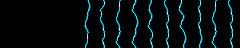

Rendered tile map (Tiled .tmx) drawn with the repository's tilesets; below, a short description and the full map source, tile grids included:
An orthogonal 15x3 tile map with 16x16 px tiles, 1 tile layer (Tile Layer 1).

<map version="1.10" tiledversion="1.10.2" orientation="orthogonal" renderorder="right-down" width="15" height="3" tilewidth="16" tileheight="16" infinite="0" nextlayerid="2" nextobjectid="1">
 <tileset firstgid="1" source="Tileset.tsx" />
 <layer id="1" name="Tile Layer 1" width="15" height="3">
  <data encoding="csv">
1,1,1,1,1,273,274,275,276,293,294,295,296,275,294,
1,1,1,1,1,293,294,294,273,276,296,276,296,294,296,
1,1,1,1,1,275,296,276,276,296,296,273,273,276,296
</data>
 </layer>
</map>
